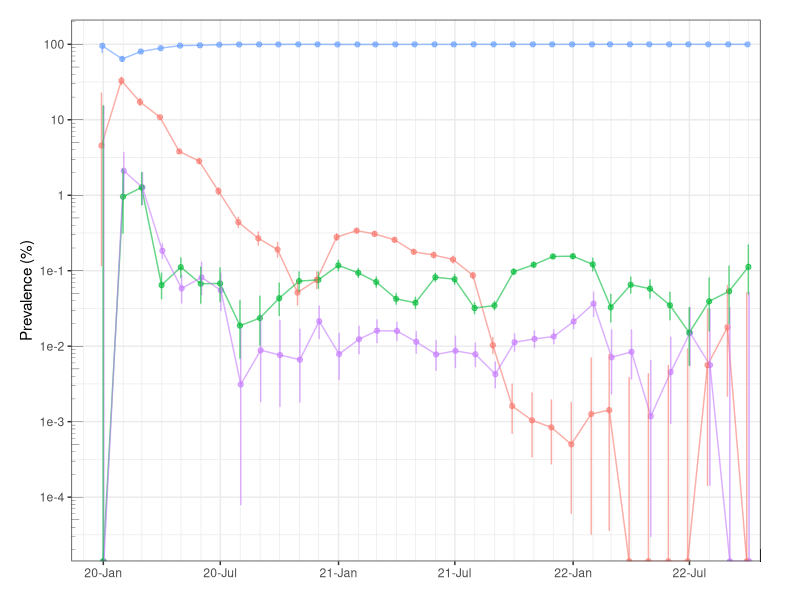

R code for this plot: (Note: this script raises an error after producing the figure.)
rm(list = ls())
library(dplyr)
library(ggplot2)
library(scales)

df = read.csv('Covid19CasesGISAID.csv')
df$Var1 = as.Date(df$Var1)
dfplot = df#[df$Var1 < as.Date('2021-12-01'),]
x = format(dfplot$Var1,'%y %b')
dfplot$mon = as.Date(paste(x,01), '%y %b %d')
for (i in 1:nrow(dfplot)) {
  dfplot$mon[i] = seq(dfplot$mon[i], length=2, by="1 month")[2]-1
}
dfsum = dfplot %>% 
  group_by(mon, Mutations) %>% 
  summarise(Freq = sum(Freq))

dfsum2 = dfplot %>% 
  group_by(mon) %>% 
  summarise(Freq = sum(Freq))
dfsum2 = merge(dfsum, dfsum2, by = "mon", all = T)


for (i in 1:nrow(dfsum2)) {
  t = binom.test(dfsum2$Freq.x[i],dfsum2$Freq.y[i], p = 1/3)
  dfsum2$ratio[i] = t$estimate
  dfsum2$lower[i] = t$conf.int[1]
  dfsum2$upper[i] = t$conf.int[2]
}
dfsum2 = dfsum2[-c((nrow(dfsum2)-3):nrow(dfsum2)),]

values = c(hue_pal()(3)[1], hue_pal()(3)[3], hue_pal()(3)[2], hue_pal()(4)[4])

pd <- position_dodge(5) 

# 0 0.005 0.010 0.015 0.020 0.2 0.4 0.6 0.8 1.0
dfsum2$Mutations = factor(dfsum2$Mutations, 
                          levels = unique(dfsum2$Mutations)[c(3,4,2,1)])
p = ggplot(data = dfsum2, 
           aes(x = mon, y = ratio, colour = Mutations)) + 
  geom_point(position = pd) + geom_line(position = pd) +
  geom_errorbar(aes(ymin = lower, ymax = upper), width=2, position = pd) +
  scale_x_date(breaks = seq(as.Date('2020-01-01'), as.Date('2022-11-01'), by="6 months"),
               minor_breaks = seq(as.Date('2019-12-01'), as.Date('2022-11-01'), by ='1 month'),
               date_labels = "%y-%b") +
  xlab('') + ylab('Prevalence (%)') + theme_bw() +
  scale_color_manual(values = alpha(values, 0.6)) +
  scale_fill_manual(values = alpha(values, 0.1)) +
  scale_y_continuous(trans='log10',
                     breaks = c(1e-6,1e-5,1e-4,1e-3,1e-2,1e-1,1),
                     labels = c('1e-4','1e-3','1e-2','1e-1','1','10','100')) +
  annotation_logticks(linewidth = 0.1) +
  coord_cartesian(xlim = c(as.Date('2019-12-31'), as.Date('2022-09-01'))) +
  theme(legend.position = 'none',
        plot.margin = margin(0.5,1,0,0.5, "cm") # trbl
  ) 
p
pdf(paste0("Output/prevalence", ".pdf"), width = 4.4, height = 2)
print(p)
dev.off()


